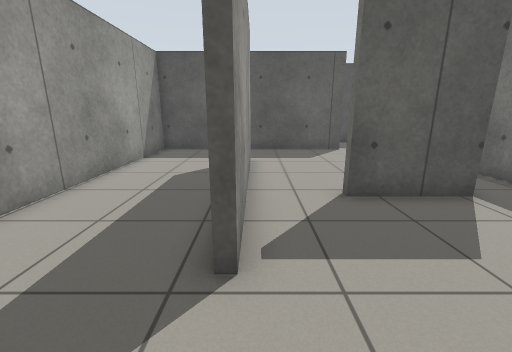
view 1 (above)

13 first-person views from a walk through a Gazebo world. The camera is 1 m above the floor, tilts 14° down and sees 90° across. The floor is counted in squares, 0.5 m on a side. Each view is taken from the middle of a square. On the plan, view 1 faces up. The plan holds only what a view shows up to about 16 squares ahead; the rest is blank.

view 2
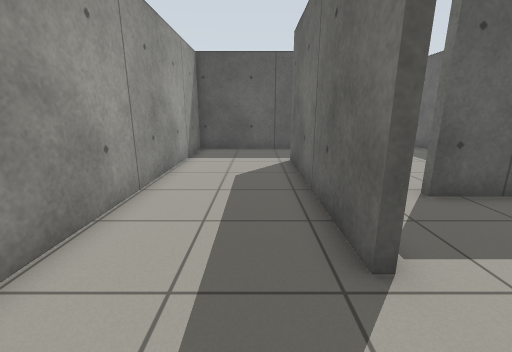

view 3
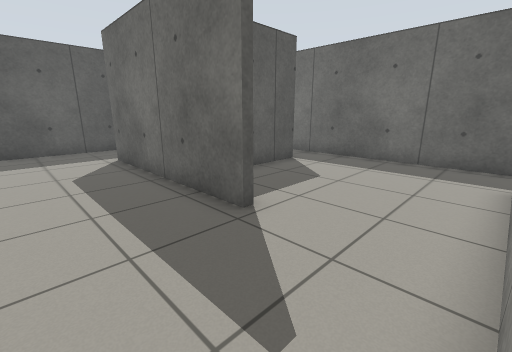

view 4
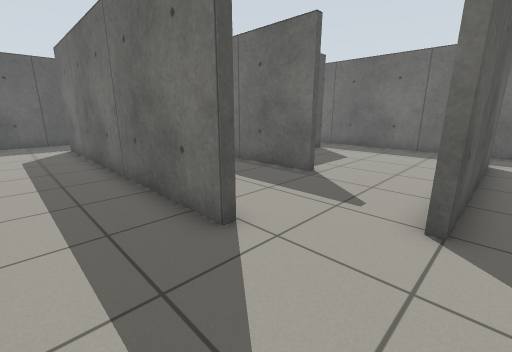

view 5
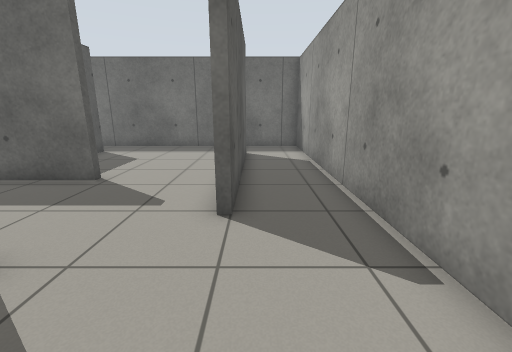

view 6
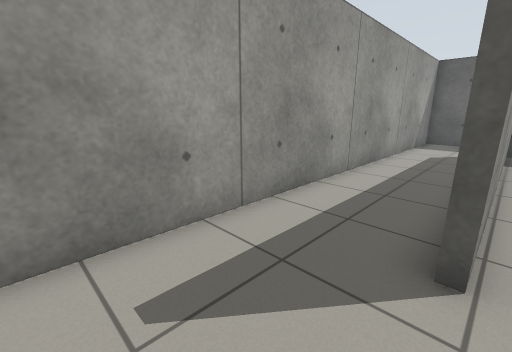

view 7
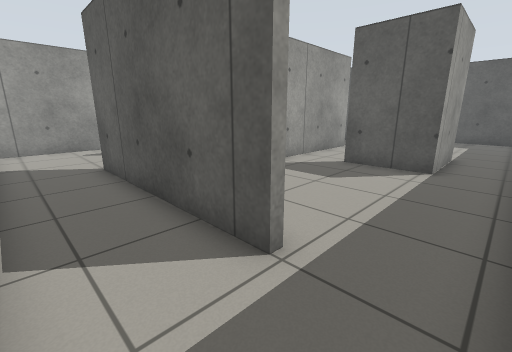

view 8
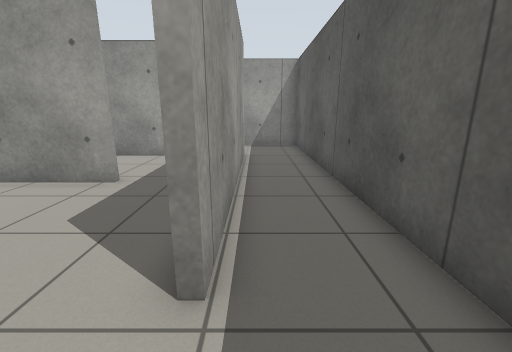

view 9
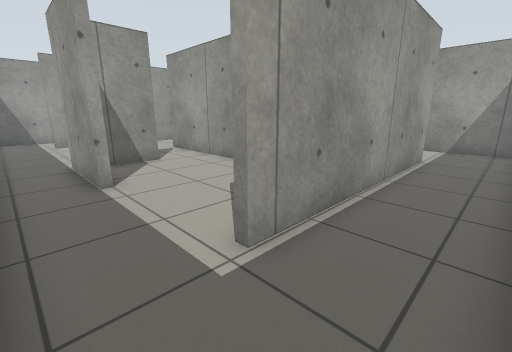

view 10
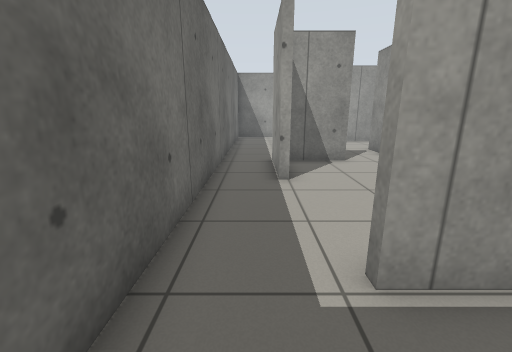

view 11
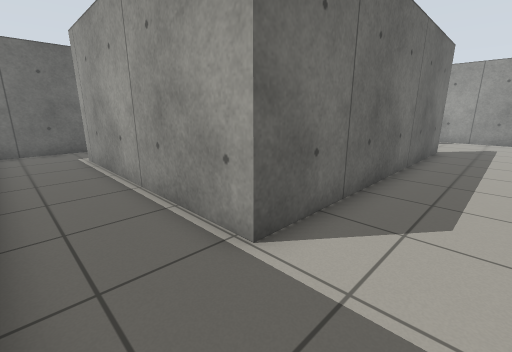

view 12
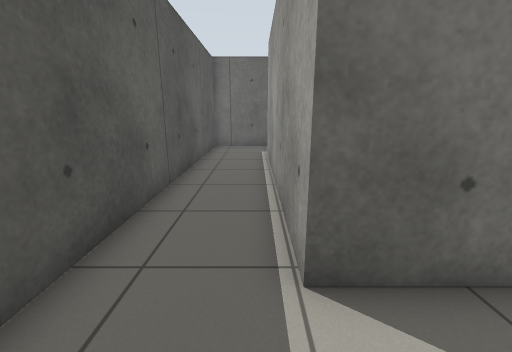

view 13
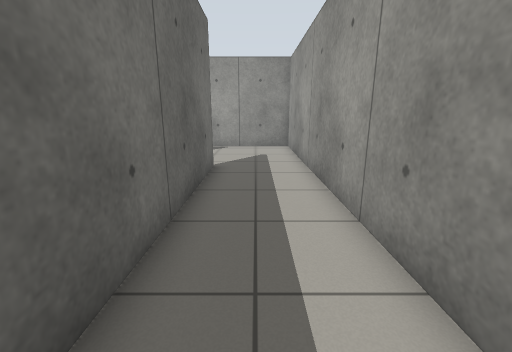

### Floor plan
Ten units are one square. View 1 is at (0, 0); x grows to the right and y downward. Boxes are objects, and circles mark ways between rooms. Rooms are numbered by the first view taken in them; rooms with no view inside come last. Other rooms are left out.
<svg viewBox="-94 -179 173 229">
<path fill="none" stroke="#000" d="M-2 -28 -5 -28 -5 -109 -2 -109M6 -141 -51 -141 -51 -14M-20 12 4 12M-51 -14 -54 -14 -54 -144 46 -144M48 12 48 15 -32 15 -32 11M74 -134 74 -174 -89 -174 -89 45 74 45 74 5M41 12 48 12M74 5 74 -94M-2 -55 -2 -28M53 -94 53 -59 21 -59M4 12 19 12M49 -94 53 -94M-2 -109 -2 -55M21 -63 46 -63M74 -94 74 -134M48 -141 6 -141"/>
<circle cx="-40" cy="-3" r="3" fill="#2a7"/>
<circle cx="0" cy="-10" r="3" fill="#2a7"/>
<circle cx="0" cy="-120" r="3" fill="#2a7"/>
<circle cx="60" cy="10" r="3" fill="#2a7"/>
<circle cx="60" cy="-140" r="3" fill="#2a7"/>
<circle cx="15" cy="-60" r="3" fill="#2a7"/>
<circle cx="65" cy="-100" r="3" fill="#2a7"/>
<text x="-20" y="-70">1</text>
<text x="-60" y="-60">2</text>
<text x="40" y="-30">3</text>
<text x="30" y="-100">4</text>
</svg>
Room 1 opens to room 2. Room 1 opens to room 3. Room 1 opens to room 4. Room 2 opens to room 3. Room 2 opens to room 4. Room 3 opens to room 4.

Where each view was taken, in squares from view 1:
view 1: 0 up, 0 right, facing up
view 2: 0 up, 2 left, facing up
view 3: 1 down, 4 left, facing up-right
view 4: 2 down, 8 left, facing up-right
view 5: 2 down, 8 left, facing right
view 6: 2 down, 5 left, facing up-left
view 7: 4 down, 7 right, facing up-left
view 8: 15 up, 7 right, facing left
view 9: 17 up, 7 right, facing down-left
view 10: 17 up, 6 right, facing down
view 11: 17 up, 8 left, facing down-right
view 12: 15 up, 8 left, facing right
view 13: 11 up, 7 left, facing down
